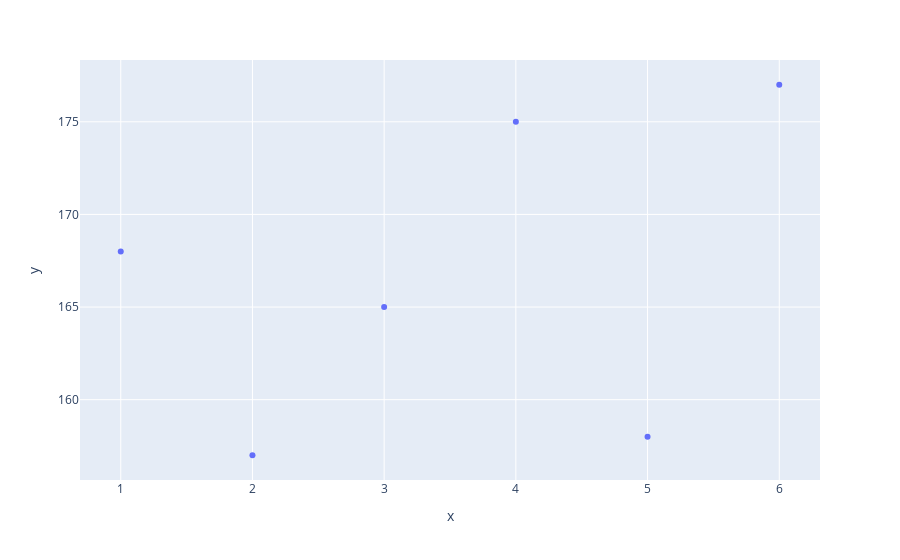

Notebook code cell kept with this figure:
### Markdown cell above
- The final line calls fig.show(), which tells Plotly to render the resulting
chart as an HTML file and open that file in a new browser tab.
- If you want to explore other possible chart types - yopu can do it by changing px.bar() to px.scatter() or px.line(). 
- You can find a full list of available chart types at https://plotly.com/python-api-reference/plotly.express.html

### Code cell
# Visualize the results with scatter
fig = px.scatter(x=toss_results, y=frequencies)
fig.show()

### Figure 1 — Plotly figure (JSON) as saved in the notebook; plotly's stock layout.template omitted (floating-point values rounded to 4 significant figures)
{"data": [{"hovertemplate": "x=%{x}<br>y=%{y}<extra></extra>", "legendgroup": "", "marker": {"color": "#636efa", "symbol": "circle"}, "mode": "markers", "name": "", "orientation": "v", "showlegend": false, "type": "scatter", "x": [1, 2, 3, 4, 5, 6], "xaxis": "x", "y": [168, 157, 165, 175, 158, 177], "yaxis": "y"}], "layout": {"legend": {"tracegroupgap": 0}, "margin": {"t": 60}, "xaxis": {"anchor": "y", "domain": [0, 1], "title": {"text": "x"}}, "yaxis": {"anchor": "x", "domain": [0, 1], "title": {"text": "y"}}}}
